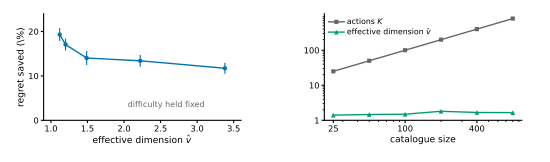

Write Python code to recreate this figure.
"""Figure 2: effective dimension, not action count.

Two panels, both supporting Theorem 1.

Left, study 10.  Relative gain of the state-pooled estimator over action-level weighting against
the effective dimension, with task difficulty held fixed so that the sweep is not confounded by
easier instances.  The gain rises as the effective dimension falls, which is the direction
Theorem 1 predicts and the opposite of what an unmatched sweep reports.

Right, the funnel.  The catalogue grows 32-fold, from 25 to 800 items, while the effective
dimension stays between 1.4 and 1.8.  Plotted on a shared log axis the two quantities separate,
which is the regime the paper claims matters.

Reads matched_control.npz (study 10) and funnel_vbar_scaling.npz (funnel).  Saved WITHOUT
bbox_inches="tight" so the on-page scale is exactly 1.0 at \\textwidth.
"""
import numpy as np
import matplotlib
matplotlib.use("Agg")
import matplotlib.pyplot as plt

from pathlib import Path as _Path
_CODE = _Path(__file__).resolve().parent.parent.parent / "code"

M = np.load(_CODE / "matched_control.npz")
F = np.load(_CODE / "funnel_vbar_scaling.npz")

BLUE, GREEN, GREY = "#0173B2", "#029E73", "#666666"

FIG_W, FIG_H = 5.5, 1.62
fig = plt.figure(figsize=(FIG_W, FIG_H))
axL = fig.add_axes([0.078, 0.255, 0.360, 0.660])
axR = fig.add_axes([0.590, 0.255, 0.360, 0.660])

# ---- left: gain against effective dimension, difficulty held fixed
vb = M["vbar"]
rel = 100.0 * M["gain"] / M["action"]
rel_se = 100.0 * M["gain_se"] / M["action"]
order = np.argsort(vb)
axL.errorbar(vb[order], rel[order], yerr=rel_se[order], fmt="o-", color=BLUE, ms=3.2,
             lw=1.0, mew=0.0, elinewidth=0.8, capsize=1.6, zorder=3)
axL.set_xlabel(r"effective dimension $\hat v$", fontsize=6.6, labelpad=1.2)
axL.set_ylabel("regret saved (\\%)", fontsize=6.6, labelpad=2.0)
axL.set_xlim(0.9, 3.6)
axL.set_ylim(0, 24)
axL.set_yticks([0, 10, 20])
axL.tick_params(labelsize=6.0, length=2, pad=1.5)
axL.text(2.05, 3.0, "difficulty held fixed", fontsize=5.8, color=GREY)
for sp in ("top", "right"):
    axL.spines[sp].set_visible(False)

# ---- right: the catalogue grows, the effective dimension does not
K, vbar = F["K"], F["vbar"]
axR.plot(K, K, "s-", color=GREY, ms=3.0, lw=1.0, mew=0.0, label="actions $K$", zorder=3)
axR.plot(K, vbar, "^-", color=GREEN, ms=3.4, lw=1.0, mew=0.0,
         label=r"effective dimension $\bar v$", zorder=3)
axR.set_xscale("log"); axR.set_yscale("log")
axR.set_xlabel("catalogue size", fontsize=6.6, labelpad=1.2)
axR.set_xticks([25, 100, 400])
axR.set_xticklabels(["25", "100", "400"])
axR.set_yticks([1, 10, 100])
axR.set_yticklabels(["1", "10", "100"])
axR.tick_params(labelsize=6.0, length=2, pad=1.5)
axR.tick_params(length=1.2, which="minor")
from matplotlib.ticker import NullFormatter
axR.xaxis.set_minor_formatter(NullFormatter())
axR.yaxis.set_minor_formatter(NullFormatter())
for sp in ("top", "right"):
    axR.spines[sp].set_visible(False)
axR.legend(fontsize=5.6, frameon=False, loc="upper left", handletextpad=0.35,
           borderaxespad=0.15, labelspacing=0.25)

assert axL.get_position().y0 >= 0.24 and axR.get_position().y0 >= 0.24, "x labels need room"
fig.savefig("fig2.pdf")
print(f"wrote fig2.pdf at {FIG_W}x{FIG_H}in; "
      f"left {rel[order][0]:.1f}% at vhat={vb[order][0]:.2f} to {rel[order][-1]:.1f}% at "
      f"vhat={vb[order][-1]:.2f}; right K {K.min()}-{K.max()}, vbar {vbar.min():.2f}-{vbar.max():.2f}")
